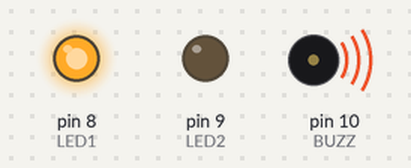
Recording of a sketch running on a simulated Arduino Uno, built with avr-gcc and run on an emulated ATmega328P. Shown: output pins drawn as LEDs (lit = HIGH), buzzer (waves = sounding).

Above: at 0.1 s.
At 1.4 s:
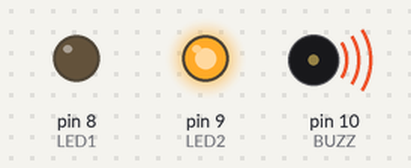
At 2.7 s:
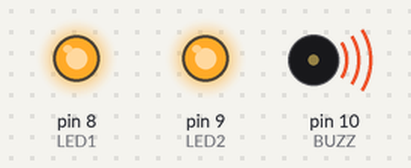
At 6.83 s:
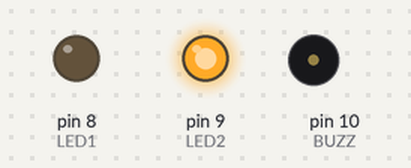
At 14.7 s:
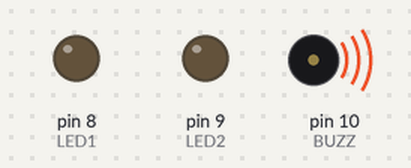
At 30.7 s:
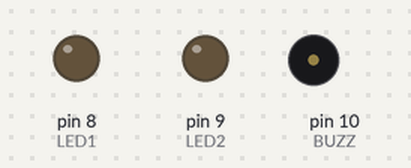
Timing chart, 0 to 40.0 s (numbered marks = the images above):
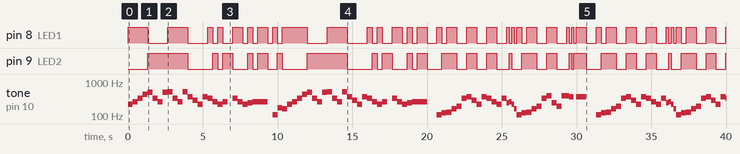

The sketch:

main.ino
```cpp
#define BUZZ 10
#define PITCH_CONST 1.059463094359
#define PITCH 440
#define BASE_OCTAVE 4
#define TEMPO 90

#define LED1 8
#define LED2 9

const float B = 60.0 * 1000 / TEMPO;

bool led1_on = false,
     led2_on = false;

enum note {
  C, Cs,
  D, Ds,
  E,
  F, Fs,
  G, Gs,
  A, As,
  H,
  NONE
};

struct note_sound {
  enum note note;
  int octave;
  int time;
  bool led1;
  bool led2;
};

float note_frequency(enum note n, int octave) {
  int distance;

  switch(n) {
    case C:
      distance = -9;
      break;
    case Cs:
      distance = -8;
      break;
    case D:
      distance = -7;
      break;
    case Ds:
      distance = -6;
      break;
    case E:
      distance = -5;
      break;
    case F:
      distance = -4;
      break;
    case Fs:
      distance = -3;
      break;
    case G:
      distance = -2;
      break;
    case Gs:
      distance = -1;
      break;
    case A:
      distance = 0;
      break;
    case As:
      distance = 1;
      break;
    case H:
      distance = 2;
      break;
  }

  distance += (octave - BASE_OCTAVE) * 12;

  return PITCH * pow(PITCH_CONST, distance);
}

void setup() {
  pinMode(BUZZ, OUTPUT);
  pinMode(LED1, OUTPUT);
  pinMode(LED2, OUTPUT);
}

struct note_sound intro[] = {
  {A, 3, B/2, 1, 0},
  {C, 4, B/2, 1, 0},
  {E, 4, B/2, 1, 0},
  {A, 4, B/2, 1, 0},

  {H, 4, B/2, 0, 1},
  {E, 4, B/2, 0, 1},
  {C, 4, B/2, 0, 1},
  {H, 4, B/2, 0, 1},

  {C, 5, B/2, 1, 1},
  {E, 4, B/2, 1, 1},
  {C, 4, B/2, 1, 1},
  {C, 5, B/2, 1, 1},

  {Fs, 4, B/2},
  {D, 4, B/2},
  {A, 3, B/2},
  {Fs, 4, B/2},

  {E, 4, B/2, 1, 0},
  {C, 4, B/2, 0, 1},
  {A, 3, B/2, 1, 0},
  {C, 4, B/2, 0, 1},

  {NONE, 4, B/2, 0, 1},
  {E, 4, B/2, 1, 0},
  {C, 4, B/2, 1, 0},
  {A, 3, B/2, 0, 0},

  {H, 3, B/2, 1, 1},
  {C, 4, B/2, 0, 0},

  {C, 4, B, 1, 1},

  {H, 4, -1}
};

struct note_sound pre_intro_repeat[] = {
  {NONE, 4, B/2, 0, 0},
  {A, 2, B/2, 1, 0},
  {F, 3, B/2, 0, 1},
  {E, 3, B/2, 1, 0},
  {H, 4, -1}
};

struct note_sound bridge1[] {
  {NONE, 4, B},

  {A, 2, B/2, 1, 0},
  {H, 2, B/2, 0, 1},

  {C, 3, B/2, 1, 1},
  {E, 3, B/2, 1, 1},
  {G, 3, B/2, 0, 0},
  {E, 4, B/2, 0, 0},

  {Fs, 4, B/2, 1, 1},
  {D, 4, B/2, 1, 1},
  {A, 3, B/2, 0, 0},
  {Fs, 4, B/2, 0, 0},

  {E, 4, B/2, 1, 1},
  {C, 4, B/2, 1, 1},
  {A, 3, B/2, 0, 0},
  {E, 4, B/2, 0, 0},

  {H, 3, B/4, 1, 0},
  {C, 4, B/4, 0, 1},
  {A, 3, B/4, 1, 0},
  {E, 3, B/4, 0, 0},
  {H, 4, -1}
};

struct note_sound bridge2[] {
  {A, 2, B/2, 1, 0},
  {H, 2, B/2, 0, 1},

  {C, 3, B/2, 1, 1},
  {E, 3, B/2, 1, 1},
  {G, 3, B/2, 0, 0},
  {E, 4, B/2, 0, 0},

  {G, 4, B/2, 1, 1},
  {H, 3, B/2, 1, 1},
  {G, 3, B/2, 0, 0},
  {G, 4, B/2, 0, 0},

  {G, 4, B/4, 1, 0},
  {Fs, 4, B/4, 0, 1},
  {Fs, 4, B/4, 1, 0},
  {NONE, 4, B/4, 0, 1},

  {Fs, 4, B, 1, 1},
  {H, 4, -1}
};

struct note_sound bridge3[] {
  {A, 2, B/2, 1, 0},
  {H, 2, B/2, 0, 1},

  {C, 3, B/2, 1, 1},
  {E, 3, B/2, 1, 1},
  {G, 3, B/2, 0, 0},
  {E, 4, B/2, 0, 0},

  {Fs, 4, B/2, 1, 1},
  {D, 4, B/2, 1, 1},
  {A, 3, B/2, 0, 0},
  {Fs, 4, B/2, 0, 0},

  {E, 4, B/2, 1, 1},
  {E, 4, B/2, 0, 0},
  {E, 4, B*2, 1, 1},
  {NONE, 4, B, 0, 0},

  {H, 4, -1}
};

void render_note_leds(bool led1, bool led2) {
  digitalWrite(LED1, led1 ? HIGH : LOW);
  digitalWrite(LED2, led2 ? HIGH : LOW);
}

void play_note(enum note n, int octave, int time) {
  if(n == NONE) {
    noTone(BUZZ);
    delay(time);
  } else {
    float frequency = note_frequency(n, octave);
    tone(BUZZ, frequency);
    delay(time);
    noTone(BUZZ);
  }
}

void play_notes(struct note_sound ns[]) {
  for(int i = 0; i < ns[i].time > 0; i++) {
    render_note_leds(ns[i].led1, ns[i].led2);
    play_note(
      ns[i].note,
      ns[i].octave,
      ns[i].time
    );
  }
}

void loop() {
  play_notes(intro);
  play_notes(pre_intro_repeat);
  play_notes(intro);
  play_notes(bridge1);
  play_notes(bridge2);
  play_notes(bridge1);
  play_notes(bridge3);
}
```

Measured:
- by itself, pin 8 (LED1): LOW → HIGH at 0.00 s, → LOW 1.3 s later, → HIGH 1.3 s later, → LOW 1.3 s later, … (73 changes in this stretch)
- by itself, pin 9 (LED2): LOW → HIGH at 1.3 s, → LOW 2.7 s later, → HIGH 1.7 s later, → LOW 0.33 s later, … (51 changes in this stretch)
- by itself, tone on pin 10 (BUZZ): plays 219 Hz for 0.33 s, 261 Hz for 0.33 s, 329 Hz for 0.33 s, 440 Hz for 0.33 s, 493 Hz for 0.33 s, 329 Hz for 0.33 s … (112 notes in this stretch)
